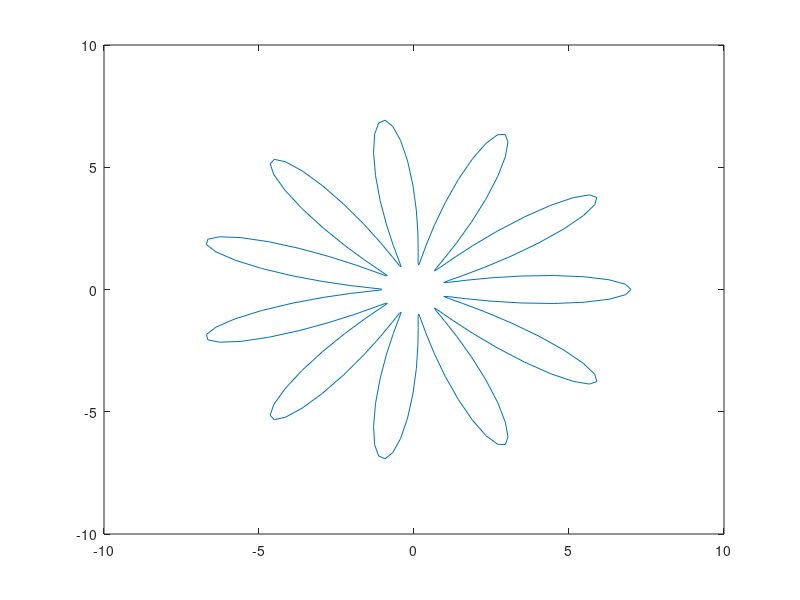

Reproduce this figure in MATLAB.
clc
clear 
close all 

% Bai 7
t = linspace(0,2*pi,200);
x = (4 + 3*cos(11*t)).*cos(t);
y = (4+3*cos(11*t)).*sin(t);
plot(x,y);
